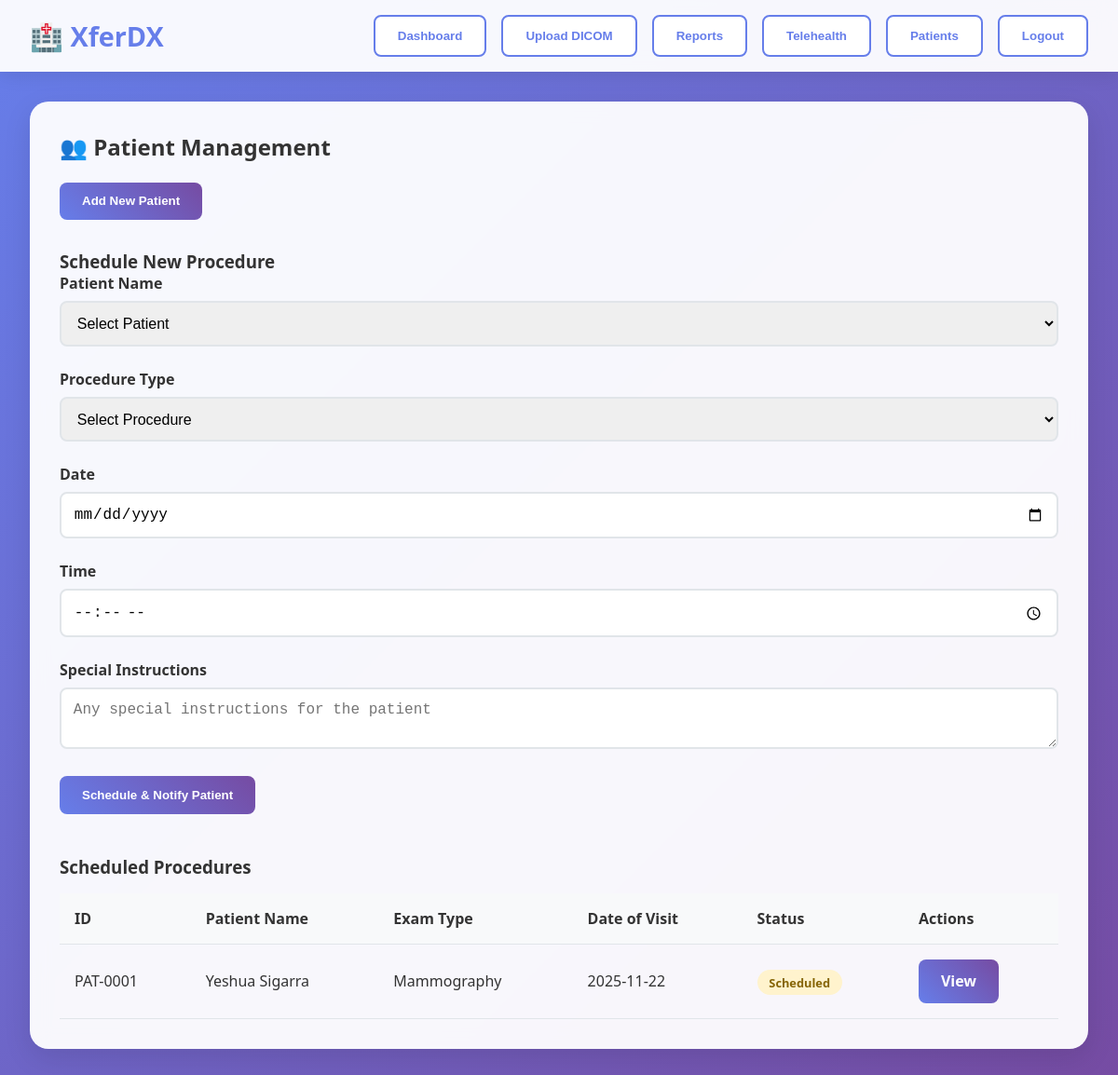
The page /patient/ (signed in) on the database its author committed.
### xferDxApp/models.py (models this page shows, shortened)
class ProcedureSchedule(models.Model):
    PROCEDURE_CHOICES = [
        ('xray', 'X-Ray'),
        ('ct', 'CT Scan'),
        ('mri', 'MRI'),
        ('ultrasound', 'Ultrasound'),
        ('mammography', 'Mammography'),
    ]
    STATUS_CHOICES = [
        ('scheduled', 'Scheduled'),
        ('uploaded', 'DICOM Uploaded'),
        ('finalized', 'Finalized'),
    ]
    patient = models.ForeignKey('Patient', on_delete=models.CASCADE, related_name='schedules')
    procedure_type = models.CharField(max_length=50, choices=PROCEDURE_CHOICES)
    study_id = models.CharField(max_length=100, unique=True, blank=True)
    date = models.DateField()
    time = models.TimeField()
    special_instructions = models.TextField(blank=True)
    status = models.CharField(max_length=20, choices=STATUS_CHOICES, default='scheduled')
    created_at = models.DateTimeField(auto_now_add=True)

class Patient(models.Model):
    PAYMENT_CHOICES = [
        ('cash', 'Cash'),
        ('philhealth', 'PhilHealth'),
        ('hmo', 'HMO'),
    ]
    GENDER_CHOICES = [
        ('M', 'Male'),
        ('F', 'Female'),
        ('O', 'Other'),
    ]
    patient_id = models.CharField(max_length=10, unique=True, editable=False)
    first_name = models.CharField(max_length=100)
    middle_name = models.CharField(max_length=100, blank=True)
    last_name = models.CharField(max_length=100)
    date_of_birth = models.DateField()
    gender = models.CharField(max_length=1, choices=GENDER_CHOICES, default='O')
    phone_number = models.CharField(max_length=20)
    email_address = models.EmailField()
    emergency_contact = models.CharField(max_length=20)
    emergency_contact_number = models.CharField(max_length=20)
    physician_name = models.CharField(max_length=200)
    physician_email = models.EmailField()
    physician_phone = models.CharField(max_length=20)
    payment_mode = models.CharField(max_length=20, choices=PAYMENT_CHOICES)
    created_at = models.DateTimeField(auto_now_add=True)
    updated_at = models.DateTimeField(auto_now=True)
    class Meta:
        ordering = ['-created_at']
        verbose_name = 'Patient'
        verbose_name_plural = 'Patients'

### xferDxApp/views.py (the view)
# urls.py: path('patient/', views.patient, name='patient'),
@login_required
@role_required('radtech', 'staff', 'admin')
def patient(request):
    patients = Patient.objects.all()
    schedules = ProcedureSchedule.objects.select_related('patient').order_by('date')
    return render(request, 'patient.html', {
        'patients': patients,
        'schedules': schedules
    })

### xferDxApp/templates/patient.html (shortened to what this page needs)
{% extends 'base.html' %}
{% block content %}
<div id="patients" class="section active">
    <h2>👥 Patient Management</h2><br>
    <div style="margin-bottom: 2rem;">
        <a href="{% url 'add_patient' %}"><button class="btn btn-primary">Add New Patient</button></a>
    </div>
    <div style="margin-top: 2rem;">
        <h3>Schedule New Procedure</h3>
        <form method="post" action="{% url 'schedule_procedure' %}">
            <div class="form-group">
                <label for="schedulePatientId">Patient Name</label>
                <select id="schedulePatientId" name="patient" required>
                    <option value="">Select Patient</option>
                </select>
            </div>
            <div class="form-group">
                <label for="scheduleProcedure">Procedure Type</label>
                <select id="scheduleProcedure" name="procedure_type" required>
                    <option value="">Select Procedure</option>
                </select>
            </div>
            <div class="form-group">
                <label for="scheduleDate">Date</label>
                <input type="date" id="scheduleDate" name="date" required>
            </div>
            <div class="form-group">
                <label for="scheduleTime">Time</label>
                <input type="time" id="scheduleTime" name="time" required>
            </div>
            <div class="form-group">
                <label for="scheduleNotes">Special Instructions</label>
                <textarea id="scheduleNotes" name="special_instructions" rows="2"
                    placeholder="Any special instructions for the patient"></textarea>
            </div>
            <button type="submit" class="btn btn-primary">Schedule & Notify Patient</button>
        </form>
    </div> <br><br>
    <h3>Scheduled Procedures</h3>
    <table class="table">
        <thead>
            <tr>
                <th>ID</th>
                <th>Patient Name</th>
                <th>Exam Type</th>
                <th>Date of Visit</th>
                <th>Status</th>
                <th>Actions</th>
            </tr>
        </thead>
        <tbody id="studiesTable">
            {% for schedule in schedules %}
                <tr>
                    <td>{{ schedule.patient.patient_id }}</td>
                    <td>{{ schedule.patient.first_name }} {{ schedule.patient.last_name }}</td>
                    <td>{{ schedule.get_procedure_type_display }}</td>
                    <td>{{ schedule.date|date:"Y-m-d" }}</td>
                    <td>
                        {% if schedule.status == 'scheduled' %}
                            <span class="status-badge status-pending">Scheduled</span>
                        {% elif schedule.status == 'uploaded' %}
                            <span class="status-badge status-reading">Uploaded</span>
                        {% elif schedule.status == 'finalized' %}
                            <span class="status-badge status-completed">Finalized</span>
                        {% endif %}
                    </td>
                    <td><a href="{% url 'patient_detail' schedule.patient.id %}" class="btn btn-primary">View</a></td>
                </tr>
            {% empty %}
                <tr>
                    <td colspan="6" style="text-align:center;">No scheduled procedures found.</td>
                </tr>
            {% endfor %}
        </tbody>
    </table>
</div>
{% endblock %}

### xferDxApp/static/dashBoardStyle.css (style rules this page uses)
* { margin: 0; padding: 0; box-sizing: border-box; }
body { font-family: 'Segoe UI', Tahoma, Geneva, Verdana, sans-serif; background: linear-gradient(135deg, #667eea 0%, #764ba2 100%); min-height: 100vh; color: #333; }
.btn { padding: 0.8rem 1.5rem; border: none; border-radius: 8px; cursor: pointer; font-weight: 600; transition: all 0.3s ease; text-decoration: none; display: inline-block; }
.btn-primary { background: linear-gradient(45deg, #667eea, #764ba2); color: white; }
.section { background: rgba(255, 255, 255, 0.95); backdrop-filter: blur(10px); border-radius: 20px; padding: 2rem; margin-bottom: 2rem; box-shadow: 0 10px 30px rgba(0, 0, 0, 0.1); display: none; }
.section.active { display: block; }
.form-group { margin-bottom: 1.5rem; }
.form-group label { display: block; margin-bottom: 0.5rem; font-weight: 600; color: #333; }
.form-group input, .form-group select, .form-group textarea { width: 100%; padding: 0.8rem; border: 2px solid #e1e5e9; border-radius: 8px; font-size: 1rem; transition: border-color 0.3s ease; }
.status-badge { padding: 0.3rem 0.8rem; border-radius: 15px; font-size: 0.8rem; font-weight: 600; }
.status-pending { background: #fff3cd; color: #856404; }
.table { width: 100%; border-collapse: collapse; margin-top: 1rem; }
.table th, .table td { padding: 1rem; text-align: left; border-bottom: 1px solid #e1e5e9; }
.table th { background: #f8f9fa; font-weight: 600; }

### rows shown on the page
ProcedureSchedule: patient.patient_id "PAT-0001", patient.first_name "Yeshua", patient.last_name "Sigarra", procedure_type "Mammography", date "2025-11-22", status "Scheduled"
